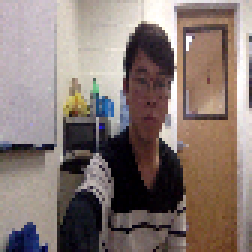
#> input picture opticalfb.png, 84 x 84 px, given in place of %2d.png, which was not available (shown 3 times larger)
$ python denseOpticalFlow.py
#> lines starting #> are read from the running program, lines starting #| are printed output that depends on the picture; pictures that were not available may be replaced by others from this repository, and a replacement may not be noted
import cv2
import numpy as np


def convert(fold_name):
#> called with fold_name = 'imgs'
    cap = cv2.VideoCapture(fold_name+"/%2d.png")
    ret, frame1 = cap.read()
#> frame1 is the input picture: shape (84, 84, 3); mean B, G, R 114.1, 119.3, 133.9
    prvs = cv2.cvtColor(frame1, cv2.COLOR_BGR2GRAY)
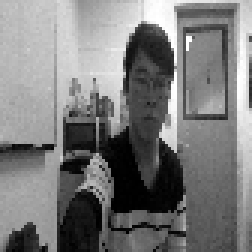
#> prvs: shape (84, 84) (shown 3 times larger); min 0, max 255, mean 123
    hsv = np.zeros_like(frame1)
    hsv[..., 1] = 255
    count = 0
    while(1):
        count = count + 1
        ret, frame2 = cap.read()
        if not ret:
            break
        next = cv2.cvtColor(frame2, cv2.COLOR_BGR2GRAY)
        flow = cv2.calcOpticalFlowFarneback(prvs,  # prevImg
                                            next,  # nextImg
                                            None,  # prevPts
                                            0.5,  # nextPts
                                            3,  # status
                                            15,  # err
                                            2,  # winSize
                                            5,  # maxLevel
                                            1.2,  # criteria
                                            0)  # flags

        mag, ang = cv2.cartToPolar(flow[..., 0], flow[..., 1])
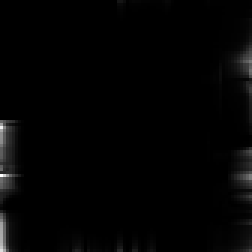
#> mag: shape (84, 84) float32 (shown 3 times larger); min 0, max 0.0657, mean 0.000948; drawn with min black and max white
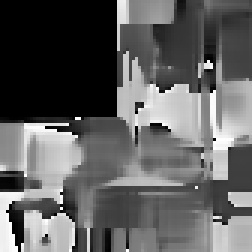
#> ang: shape (84, 84) float32 (shown 3 times larger); min 0, max 6.28, mean 2.38; drawn with min black and max white
        hsv[..., 0] = ang * 180 / np.pi / 2
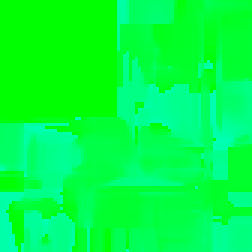
#> hsv: shape (84, 84, 3) (shown 3 times larger); mean of channels 0, 1, 2 67.7, 255, 0; drawn as B, G, R
        hsv[..., 2] = cv2.normalize(mag, None, 0, 255, cv2.NORM_MINMAX)
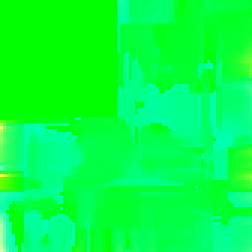
#> hsv: shape (84, 84, 3) (shown 3 times larger); mean of channels 0, 1, 2 67.7, 255, 3.5; drawn as B, G, R
        rgb = cv2.cvtColor(hsv, cv2.COLOR_HSV2BGR)
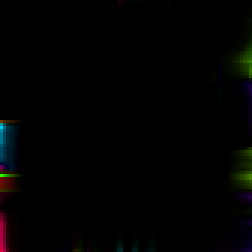
#> rgb: shape (84, 84, 3) (shown 3 times larger); mean B, G, R 1.5, 1.9, 1.8
        cv2.imshow('frame2', rgb)
        cv2.imwrite("{}out/{:0>4d}.png".format(fold_name, count), rgb)
        prvs = next
        count += 1
    cap.release()

if __name__=="__main__":
    convert('imgs')
